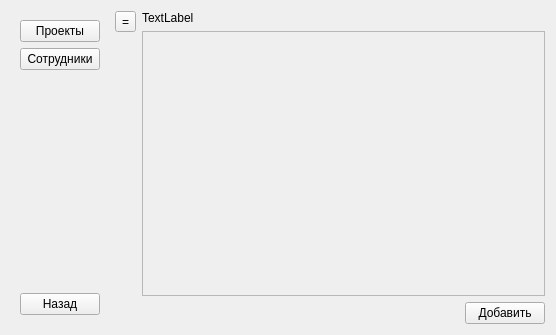
<?xml version="1.0" encoding="UTF-8"?>
<ui version="4.0">
 <class>developer</class>
 <widget class="QWidget" name="developer">
  <property name="geometry">
   <rect>
    <x>0</x>
    <y>0</y>
    <width>556</width>
    <height>335</height>
   </rect>
  </property>
  <property name="windowTitle">
   <string>Панель разработчика</string>
  </property>
  <layout class="QHBoxLayout" name="horizontalLayout">
   <item>
    <widget class="QWidget" name="widget" native="true">
     <property name="enabled">
      <bool>true</bool>
     </property>
     <layout class="QVBoxLayout" name="verticalLayout_2">
      <item>
       <widget class="QPushButton" name="open_dev_proj">
        <property name="text">
         <string>Проекты</string>
        </property>
       </widget>
      </item>
      <item>
       <widget class="QPushButton" name="open_devs">
        <property name="text">
         <string>Сотрудники</string>
        </property>
       </widget>
      </item>
      <item>
       <spacer name="verticalSpacer_2">
        <property name="orientation">
         <enum>Qt::Vertical</enum>
        </property>
        <property name="sizeHint" stdset="0">
         <size>
          <width>20</width>
          <height>180</height>
         </size>
        </property>
       </spacer>
      </item>
      <item>
       <widget class="QPushButton" name="back_btn">
        <property name="text">
         <string>Назад</string>
        </property>
       </widget>
      </item>
     </layout>
    </widget>
   </item>
   <item>
    <layout class="QVBoxLayout" name="verticalLayout">
     <item>
      <widget class="QToolButton" name="toolButton">
       <property name="styleSheet">
        <string notr="true">font: 700 12pt &quot;Segoe UI&quot;;</string>
       </property>
       <property name="text">
        <string>=</string>
       </property>
       <property name="popupMode">
        <enum>QToolButton::DelayedPopup</enum>
       </property>
      </widget>
     </item>
     <item>
      <spacer name="verticalSpacer">
       <property name="orientation">
        <enum>Qt::Vertical</enum>
       </property>
       <property name="sizeHint" stdset="0">
        <size>
         <width>20</width>
         <height>40</height>
        </size>
       </property>
      </spacer>
     </item>
    </layout>
   </item>
   <item>
    <layout class="QVBoxLayout" name="verticalLayout_3">
     <item>
      <widget class="QLabel" name="team_email">
       <property name="text">
        <string>TextLabel</string>
       </property>
      </widget>
     </item>
     <item>
      <widget class="QScrollArea" name="scrollArea_2">
       <property name="sizeAdjustPolicy">
        <enum>QAbstractScrollArea::AdjustToContentsOnFirstShow</enum>
       </property>
       <property name="widgetResizable">
        <bool>true</bool>
       </property>
       <widget class="QWidget" name="scrollAreaWidgetContents_2">
        <property name="geometry">
         <rect>
          <x>0</x>
          <y>0</y>
          <width>367</width>
          <height>244</height>
         </rect>
        </property>
        <property name="sizePolicy">
         <sizepolicy hsizetype="Preferred" vsizetype="Expanding">
          <horstretch>0</horstretch>
          <verstretch>0</verstretch>
         </sizepolicy>
        </property>
        <layout class="QVBoxLayout" name="verticalLayout_4">
         <property name="sizeConstraint">
          <enum>QLayout::SetMaximumSize</enum>
         </property>
        </layout>
       </widget>
      </widget>
     </item>
     <item>
      <layout class="QHBoxLayout" name="horizontalLayout_2">
       <item>
        <spacer name="btn_spacer">
         <property name="orientation">
          <enum>Qt::Horizontal</enum>
         </property>
         <property name="sizeHint" stdset="0">
          <size>
           <width>40</width>
           <height>20</height>
          </size>
         </property>
        </spacer>
       </item>
       <item>
        <widget class="QPushButton" name="add_btn">
         <property name="text">
          <string>Добавить</string>
         </property>
        </widget>
       </item>
      </layout>
     </item>
    </layout>
   </item>
  </layout>
 </widget>
 <resources/>
 <connections/>
</ui>
